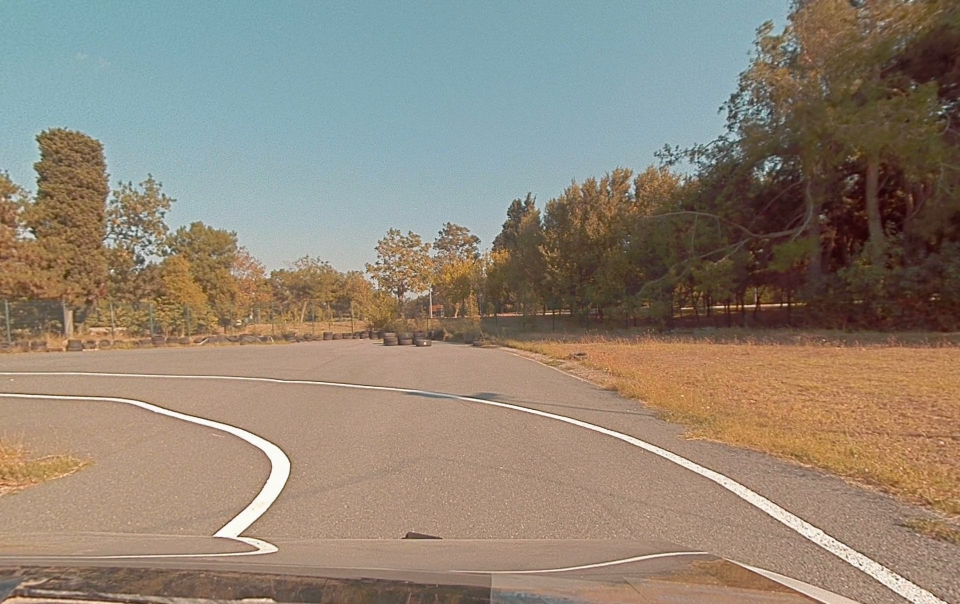
#> input picture lane/1.png, 1920 x 1208 px, found by its file name (shown at 1/2 size)
$ python pyimagesearch.py
#> lines starting #> are read from the running program, lines starting #| are printed output that depends on the picture; after the words box and inside, x2 and y2 are one past the last pixel; in counts of white or black regions, pixels touching at a corner belong together
### lane/line_detection_with_opencv.py
""" Created on Monday July 5 15:24:11 2020

@author E-mail = hasan.ozfidan@std.yildiz.edu.tr

"""
# Note: Comment lines added for debugging.

import cv2
import numpy as np
import matplotlib.pyplot as plt
import psutil


def warp(img):
    img_size = (img.shape[1], img.shape[0])

    width = img.shape[1]
    height = img.shape[0]

    sag_ust_src_x = int(width * 0.68)
    sag_ust_src_y = int(height * 0.52)

    sag_alt_src_X = int(width * 0.791)
    sag_alt_src_y = int(height * 1)

    sol_alt_src_x = int(width * 0.208)
    sol_alt_src_y = int(height * 1)

    sol_ust_src_x = int(width * 0.319)
    sol_ust_src_y = int(height * 0.52)


    sag_ust_dst_x = int(width * 0.74)
    sag_ust_dst_y = int(height * 0.4)

    sag_alt_dst_x = int(width * 0.74)
    sag_alt_dst_y = int(height * 1)

    sol_alt_dst_x = int(width * 0.259)
    sol_alt_dst_y = int(height * 1)

    sol_ust_dst_x = int(width * 0.259)
    sol_ust_dst_y = int(height * 0.4)


    src = np.float32(
        [[sag_ust_src_x, sag_ust_src_y],       #sag_ust
         [sag_alt_src_X, sag_alt_src_y],       #sag_alt
         [sol_alt_src_x, sol_alt_src_y],       #sol_alt
         [sol_ust_src_x, sol_ust_src_y]])      #sol_ust
    dst = np.float32(
        [[sag_ust_dst_x, sag_ust_dst_y],
         [sag_alt_dst_x, sag_alt_dst_y],
         [sol_alt_dst_x, sol_alt_dst_y],
         [sol_ust_dst_x, sol_ust_dst_y]])
    M = cv2.getPerspectiveTransform(src, dst)
    Minv = cv2.getPerspectiveTransform(dst, src)
    warped = cv2.warpPerspective(img, M, img_size, flags=cv2.INTER_LINEAR)


    return warped


def preprocess_img(img):

    cropped_image = img

    height = cropped_image.shape[0]
    width = cropped_image.shape[1]

    min_x = 0
    max_x = width
    min_y = 0
    max_y = int(height * 0.54)  #0.54
    car_top_y = int(height * 1) #0.87
    car_bottom_y = height

    cropped_image[ min_y :max_y, min_x:max_x]=0
    cropped_image[car_top_y:car_bottom_y, min_x:max_x]=0

    return cropped_image

# [14 lines left out: function increase_brightness, not called in this run]


def firstzonecut(img, mercedes_dif=0):
    height, width = img.shape
    polygons = np.array(
        [
            [
                 [width // 6 + mercedes_dif, height],
                 [5 * (width // 6) + mercedes_dif, height],
                 [5 * (width // 6)-50  + mercedes_dif, (height // 11) * 10],
                 [(width // 6)+50 + mercedes_dif, (height // 11) * 10]	#sol_ust
            ]
        ], dtype=np.int32
    )

    mask = np.zeros_like(img)
    cv2.fillPoly(mask, polygons, 255)
    masked_image = cv2.bitwise_and(img, mask)
    return masked_image


def blur(image):
    gray = cv2.cvtColor(image, cv2.COLOR_RGB2GRAY)
    kernel_sizex = 9
    kernel_sizey = 9
    blur_gray = cv2.GaussianBlur(gray, (kernel_sizex, kernel_sizey), 0)
    return blur_gray


def regional_canny(blur_gray):


    height = blur_gray.shape[0]
    width = blur_gray.shape[1]

    min_x = 0
    max_x = width
    min_y = 0
    max_y = int(height * 0.55)
    car_top_y = int(height * 0.87)
    car_bottom_y = height

    zero_img = np.copy(blur_gray) * 0
    top_line = max_y+1         #(height // 4) * 3   #plus 1 is offset(actually not necessery to understand)
    mid_line = ((car_top_y - top_line) // 2) + top_line    #((height - top_line) // 2) + top_line
    sigma1 = 1.33 # 1.33	#5	#5	#6	#7	#7
    sigma2 = 0.77 # 0.77	#2	#3	#5	#5	#6
    katsayi = 1  # 2		#1	#1	#1	#1

    for x in range(2):
        for a in range(1, 7):
            left = int(width * (a - 1) * (1.0 / 6))
            right = int(width * a * (1.0 / 6))
            box = blur_gray[top_line: mid_line, left: right]

            average = np.mean(box)
            upper = int(max(0, (sigma1) * average)) * katsayi
            lower = int(min(255, (sigma2) * average)) * katsayi
            little_canny_area = cv2.Canny(box, upper, lower)
            zero_img[top_line: mid_line, left: right] = little_canny_area
        top_line = mid_line
        mid_line = (car_top_y - 3) #minus 3 is offset(actually not necessery to understand)
    little_canny_area = zero_img
    little_canny_area = little_canny_area[max_y:car_top_y, min_x:max_x]

    return little_canny_area


def hough1(edges):		#implement to the full_image
    rho = 2
    theta = np.pi / 180
    threshold = 15
    min_line_length = 25
    max_line_gap = 5
    line_image = np.copy(edges) * 0
    lines = cv2.HoughLinesP(edges, rho, theta, threshold, np.array([]), min_line_length, max_line_gap)
    try:
        for line in lines:
            for x1, y1, x2, y2 in line:
                cv2.line(line_image, (x1, y1), (x2, y2), (255, 255, 255), 10)
    except:
        pass
    hough = cv2.addWeighted(edges, 1, line_image, 1, 0)
    return hough


def hough2(edges):		#implement to the first zone only
    rho = 2
    theta = np.pi / 180
    threshold = 15
    min_line_length = 25
    max_line_gap = 7
    line_image = np.copy(edges) * 0
    lines = cv2.HoughLinesP(edges, rho, theta, threshold, np.array([]), min_line_length, max_line_gap)
    try:
        for line in lines:
            for x1, y1, x2, y2 in line:
                cv2.line(line_image, (x1, y1), (x2, y2), (255, 255, 255), 17)
    except:
        pass
    hough = cv2.addWeighted(edges, 1, line_image, 1, 0)
    return hough


# [26 lines left out: functions finishzonecut, draw_line, not called in this run]

def canny(image, mercedes_dif=0):
    org_mercedes = mercedes_dif
    mercedes_dif *= 1
    cut_image = preprocess_img(image)
   # cut_image = increase_brightness(cut_image, value=90) #if the image is very dark you can use this line for bright image
    blur_gray = blur(cut_image)
    edges = regional_canny(blur_gray)
    firstzone = firstzonecut(edges, mercedes_dif)
    Hough2 = hough2(firstzone)
    Hough1 = hough1(edges)
    final = cv2.addWeighted(Hough2, 1, Hough1, 1, 0)
    #final = draw_line(final ,mercedes_dif)
    resim = cv2.resize(final, (1080 , 720))
    warped_final = warp(resim)


    #cv2.imshow("Image", resim)
    #cv2.waitKey(0)


    # Calling psutil.cpu_precent() for 4 seconds
    print('RAM memory % used:', psutil.virtual_memory()[2])


    return warped_final

#path = r'/home/hasan/Desktop/bitirme/lane/1.png'
#image = cv2.imread(path)
#canny(image, mercedes_dif=0)

### lane/pyimagesearch.py
# import the necessary packages
from imutils import contours
from skimage import measure
import numpy as np
import argparse
import imutils
import cv2
import line_detection_with_opencv

# [11 lines of commented-out code are left out]


def conturs(thresh):

    # perform a connected component analysis on the thresholded
    # image, then initialize a mask to store only the "large"
    # components
    labels = measure.label(thresh, connectivity=1, background=0)
    mask = np.zeros(thresh.shape, dtype="uint8")

    # loop over the unique components
    for label in np.unique(labels):
        # if this is the background label, ignore it
        if label == 0:
            continue
        # otherwise, construct the label mask and count the
        # number of pixels
        labelMask = np.zeros(thresh.shape, dtype="uint8")
        labelMask[labels == label] = 255
        numPixels = cv2.countNonZero(labelMask)
        # if the number of pixels in the component is sufficiently
        # large, then add it to our mask of "large blobs"
        if numPixels > 70:
           mask = cv2.add(mask, labelMask)

    # find the contours in the mask, then sort them from left to
    # right
    cnts = cv2.findContours(mask.copy(), cv2.RETR_EXTERNAL,
        cv2.CHAIN_APPROX_SIMPLE)
    try:
        cnts = imutils.grab_contours(cnts)
        cnts = contours.sort_contours(cnts)[0]
    except:
        pass

    # loop over the contours
    for (i, c) in enumerate(cnts):
       # draw the bright spot on the image
        (x, y, w, h) = cv2.boundingRect(c)
        ((cX, cY), radius) = cv2.minEnclosingCircle(c)
        cv2.circle(thresh, (int(cX), int(cY)), int(radius),
           (255, 255, 255), 3)
        cv2.putText(thresh, "#{}".format(i + 1), (x, y - 15),
           cv2.FONT_HERSHEY_SIMPLEX, 0.45, (255, 255, 255), 2)
    # show the output image


    return thresh


def waypoints(yol_fotosu):

    canny=line_detection_with_opencv.canny(yol_fotosu)
    zeros = np.copy(canny) * 0

    for katsayi in range(9, 2, -1):

        canny=line_detection_with_opencv.canny(yol_fotosu)
        height, width = canny.shape


        top = (height//10)*katsayi
        bottom = (height//10)*(katsayi+1)

        canny[:top,:] = 0
        canny[bottom:,:] = 0

        waypoint_area = conturs(canny)

        zeros = cv2.addWeighted(zeros, 1, waypoint_area, 1, 0)

    return zeros


path = r'/home/hasan/Desktop/bitirme/lane/1.png'
yol_fotosu = cv2.imread(path)
#> yol_fotosu is the input picture: shape (1208, 1920, 3); mean B, G, R 118, 132.8, 144.4
zeros = waypoints(yol_fotosu)
#> in regional_canny, `zero_img = np.copy(blur_gray) * 0`: zero_img: shape (1208, 1920); every value is 0
#> after the loop in regional_canny, `for x in range(2):`:
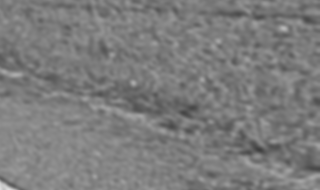
#> box: shape (190, 320); min 62, max 221, mean 124.2
#> after the loop in regional_canny, `for x in range(2):`:
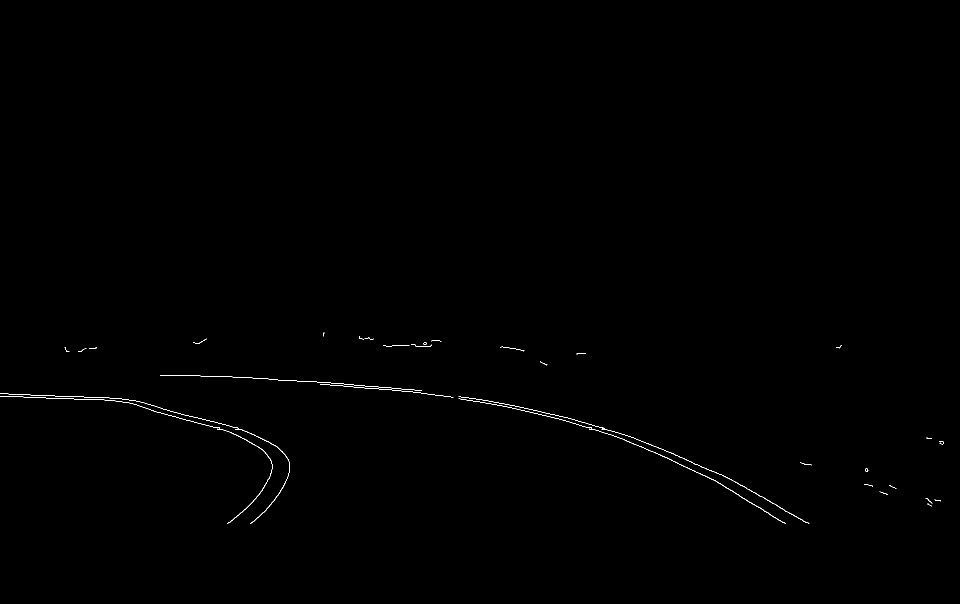
#> zero_img: shape (1208, 1920) (shown at 1/2 size); 0.2% white in thin lines or dots, all inside (x1, y1, x2, y2) = (0, 665, 1888, 1047)
#> in regional_canny, `little_canny_area = little_canny_area[max_y:car_top_y, min_x:max_x]`: little_canny_area: shape (386, 1920); 0.63% white in thin lines or dots
#> in firstzonecut, `cv2.fillPoly(mask, polygons, 255)`: mask: shape (386, 1920); 6% white; 1 white region, box (x1, y1, x2, y2) and area: (321, 350, 1600, 386) 44294
#> in firstzonecut, `masked_image = cv2.bitwise_and(img, mask)`: masked_image: shape (386, 1920); 0.03% white in thin lines or dots, all inside (x1, y1, x2, y2) = (454, 350, 1572, 383)
#> in hough2, `line_image = np.copy(edges) * 0`: line_image: shape (386, 1920); every value is 0
#> in hough2, `lines = cv2.HoughLinesP(edges, rho, theta, threshold, np.array([]), mi..`: lines = [[1516, 350, 1569, 382], [504, 381, 532, 356], [456, 382, 494, 350], [501, 382, 526, 361], [465, 375, 491, 354]]
#> the loop in hough2, `for line in lines:` made 5 passes
#> after the loop in hough2, `for line in lines:`:
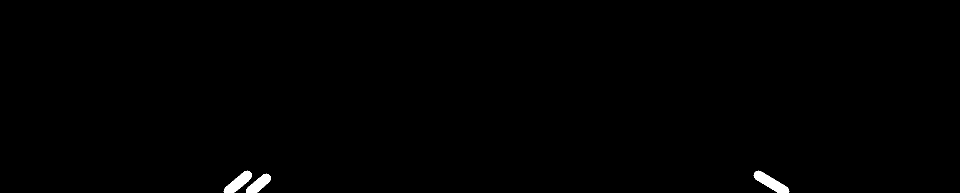
#> line_image: shape (386, 1920) (shown at 1/2 size); 0.47% white; 3 white regions, box (x1, y1, x2, y2) and area: (1507, 341, 1579, 386) 1368, (447, 341, 504, 386) 1162, (492, 347, 542, 386) 972
#> in hough1, `lines = cv2.HoughLinesP(edges, rho, theta, threshold, np.array([]), mi..`: lines = 44 rows, first 6: [1465, 296, 1613, 381], [577, 97, 605, 98], [122, 133, 190, 135], [94, 127, 150, 129], [364, 173, 463, 201], [848, 123, 875, 126]
#> the loop in hough1, `for line in lines:` made 44 passes
#> line on passes 1 to 12: [[1465, 296, 1613, 381]], [[577, 97, 605, 98]], [[122, 133, 190, 135]], [[94, 127, 150, 129]], [[364, 173, 463, 201]], [[848, 123, 875, 126]], [[282, 149, 344, 168]], [[1267, 223, 1301, 238]], [[1327, 248, 1422, 294]], [[377, 87, 433, 88]], [[1255, 207, 1369, 253]], [[491, 198, 542, 222]]
#> after the loop in hough1, `for line in lines:`:
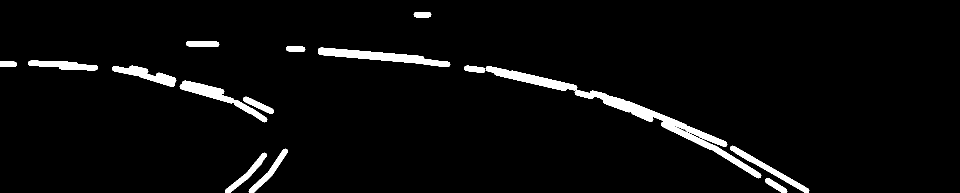
#> line_image: shape (386, 1920) (shown at 1/2 size); 3.8% white; 16 white regions, largest, box (x1, y1, x2, y2) and area: (1149, 180, 1523, 357) 7148, (636, 95, 901, 134) 3785, (359, 161, 535, 245) 2862
#> in hough1, `hough = cv2.addWeighted(edges, 1, line_image, 1, 0)`: hough: shape (386, 1920); 4% white; 28 white regions (10 under 20 px), largest, box (x1, y1, x2, y2) and area: (917, 129, 1619, 386) 12951, (0, 121, 545, 386) 8404, (320, 82, 907, 134) 5086
#> in canny, `final = cv2.addWeighted(Hough2, 1, Hough1, 1, 0)`: final: shape (386, 1920); 4.2% white; 28 white regions (10 under 20 px), largest, box (x1, y1, x2, y2) and area: (917, 129, 1619, 386) 13633, (0, 121, 545, 386) 8901, (320, 82, 907, 134) 5086
#> in warp, `M = cv2.getPerspectiveTransform(src, dst)`: M = [[3.98, 2.86, -1607.5], [-2.13e-15, 7.55, -1964.9], [-1.92e-18, 0.00531, 1]]
#> in warp, `Minv = cv2.getPerspectiveTransform(dst, src)`: Minv = [[0.598, -0.379, 216.6], [-2.49e-16, 0.132, 260.1], [-5.66e-19, -0.000703, 1]]
#> in warp, `warped = cv2.warpPerspective(img, M, img_size, flags=cv2.INTER_LINEAR)`:
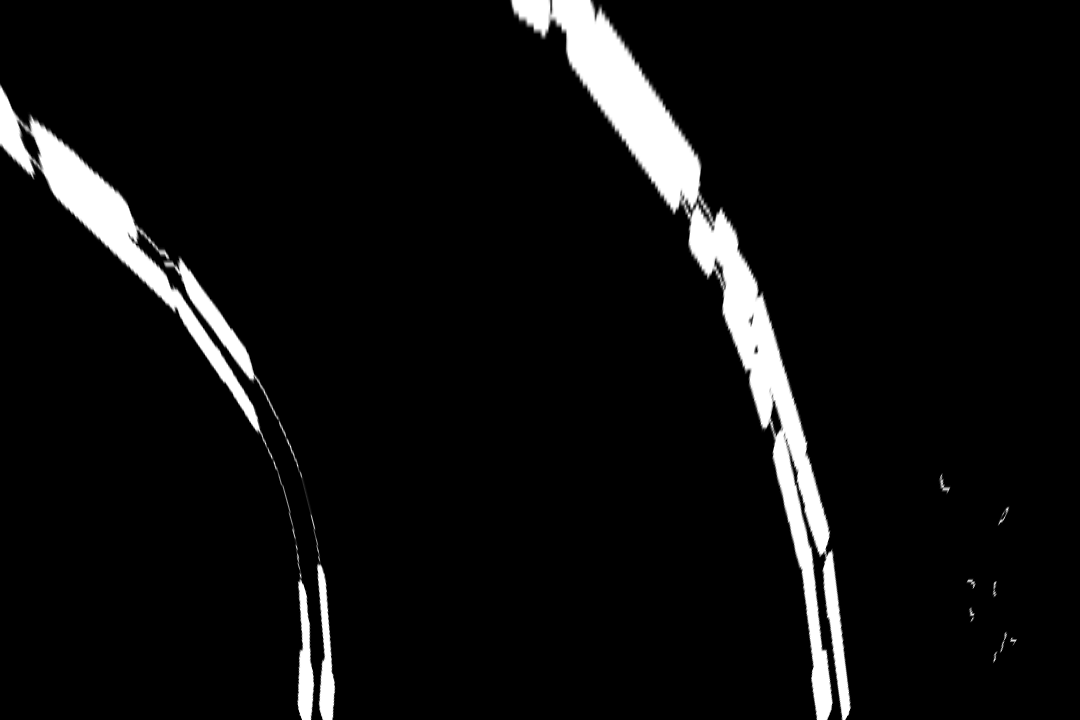
#> warped: shape (720, 1080); min 0, max 255, mean 14.7
#> in waypoints, `zeros = np.copy(canny) * 0`: zeros: shape (720, 1080); every value is 0
#> the loop in waypoints, `for katsayi in range(9, 2, -1): ` made 7 passes
#> pass 1, in conturs, `labels = measure.label(thresh, connectivity=1, background=0)`:
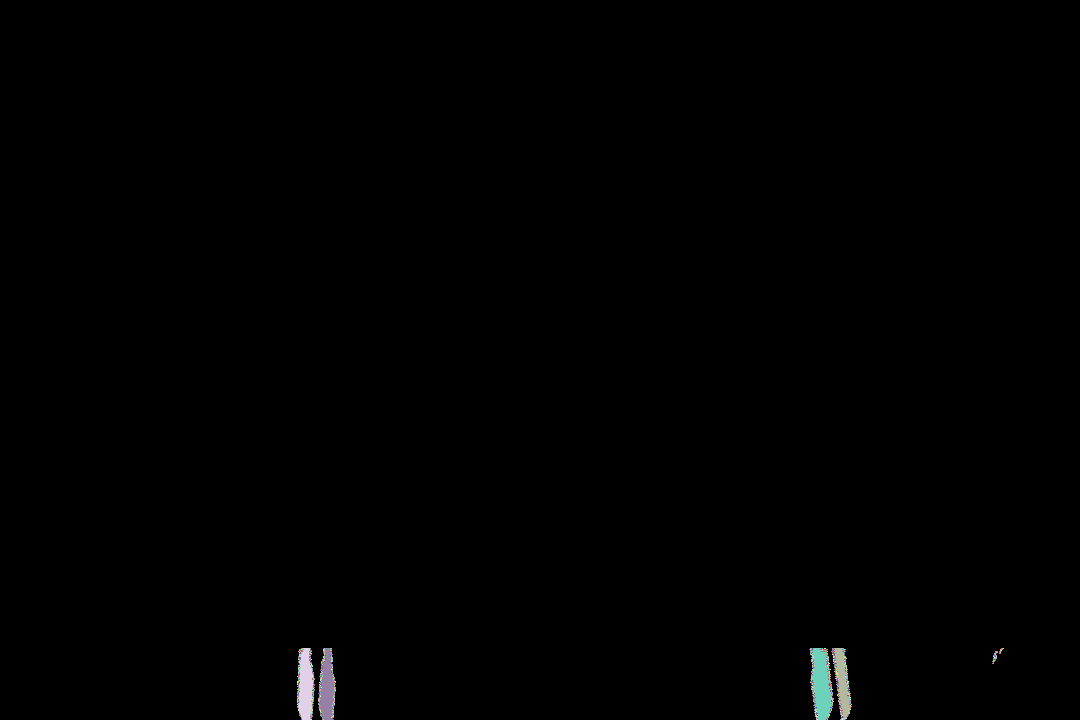
#> labels: shape (720, 1080) int64; 1310 distinct labels, from 0 to 1309; one colour per label, 0 black
#> after the loop in waypoints, `for katsayi in range(9, 2, -1):`:
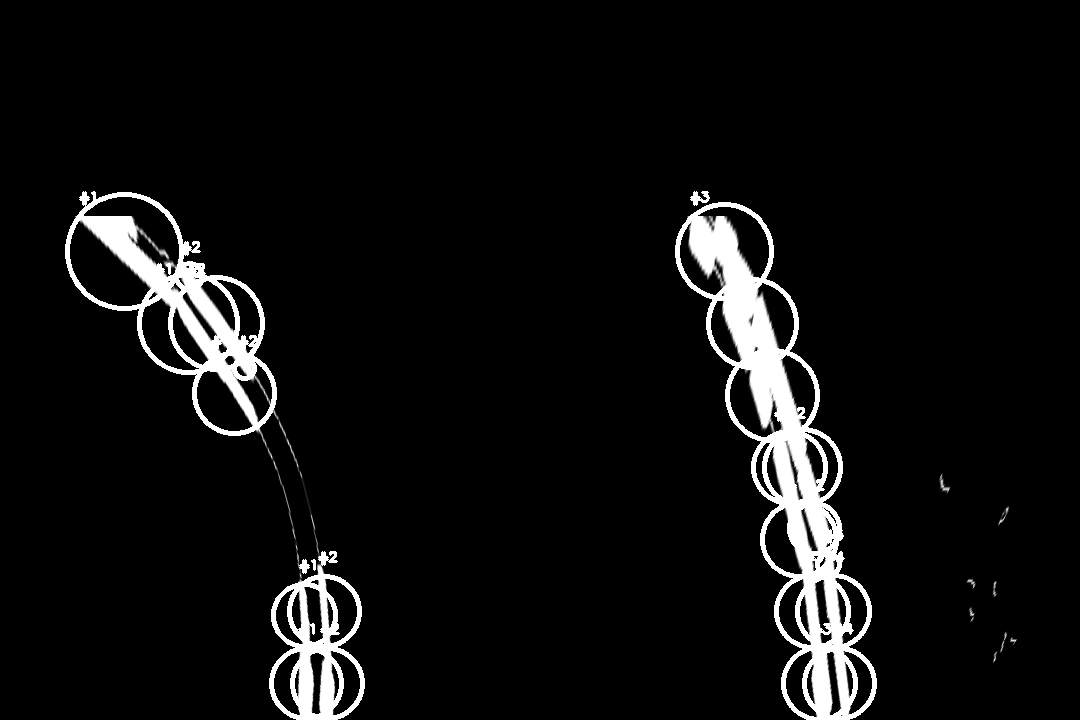
#> zeros: shape (720, 1080); min 0, max 255, mean 15
